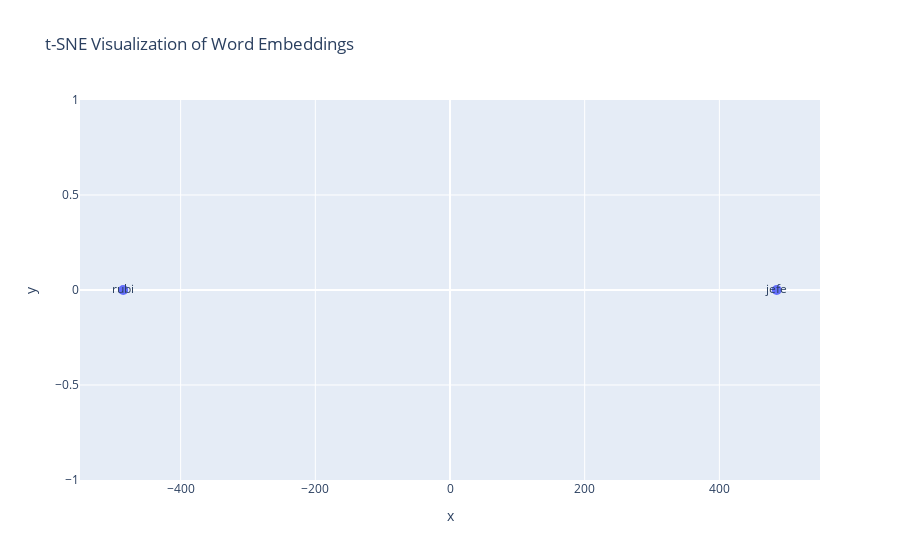

The notebook cell saved with this chart:
### Code cell
# Combine embeddings and labels for t-SNE
embeddings_words = np.vstack([embedding_word1, embedding_word2])
labels = [word1, word2]

# Reduce dimensionality using t-SNE
tsne_words = TSNE(n_components=2, random_state=42, perplexity=1)
embeddings_tsne_words = tsne_words.fit_transform(embeddings_words)

# Create a DataFrame for visualization
df = pd.DataFrame({
    'word': labels,
    'x': embeddings_tsne_words[:, 0],
    'y': embeddings_tsne_words[:, 1]
})

# 2D Visualization with Plotly
fig = px.scatter(
    df,
    x='x',
    y='y',
    text='word',
    title='t-SNE Visualization of Word Embeddings'
)
fig.update_traces(marker=dict(size=10))
fig.show()

### Figure 1 — Plotly figure (JSON) as saved in the notebook; plotly's stock layout.template omitted (floating-point values rounded to 4 significant figures)
{"data": [{"hovertemplate": "x=%{x}<br>y=%{y}<br>word=%{text}<extra></extra>", "legendgroup": "", "marker": {"color": "#636efa", "size": 10, "symbol": "circle"}, "mode": "markers+text", "name": "", "orientation": "v", "showlegend": false, "text": ["jefe", "rubi"], "type": "scatter", "x": [485.2, -485.2], "xaxis": "x", "y": [0, 0], "yaxis": "y"}], "layout": {"legend": {"tracegroupgap": 0}, "title": {"text": "t-SNE Visualization of Word Embeddings"}, "xaxis": {"anchor": "y", "domain": [0, 1], "title": {"text": "x"}}, "yaxis": {"anchor": "x", "domain": [0, 1], "title": {"text": "y"}}}}
